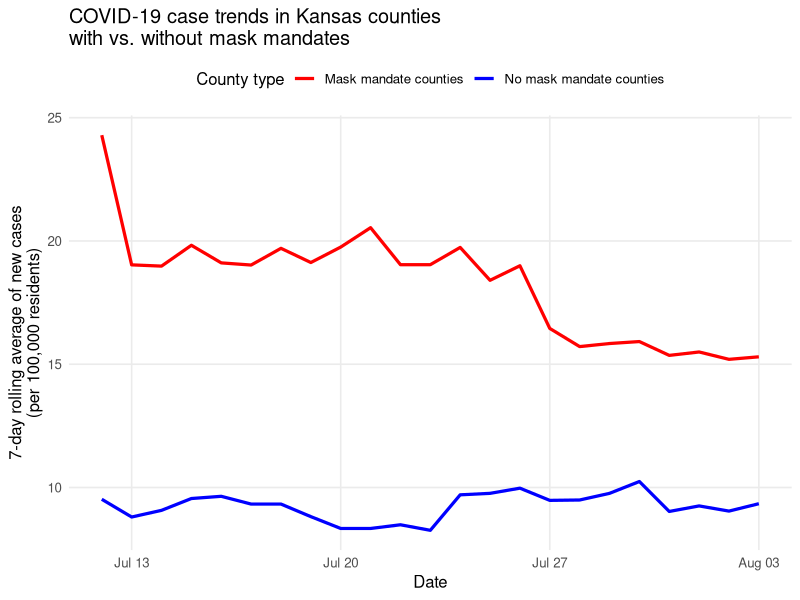
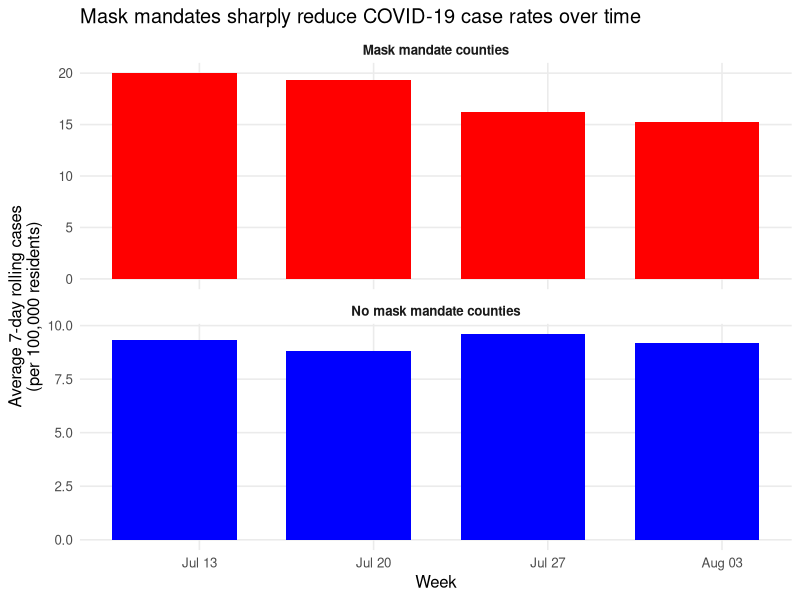

R code for these plots, in order:
## ---- chunk 1
library(tidyverse) 
## ---- chunk 2
library(readr)
df <- read_csv("kansas_grouped_rolling_avg.csv")
View(df)
## ---- chunk 3
df %>% 
  mutate(mask_group = if_else(mask_mandate == "Mask",
                              "Mask mandate counties",
                              "No mask mandate counties")) %>% 
  ggplot(aes(x = date,
             y = rolling_avg,
             color = mask_group,
             group = mask_group)) +
  geom_line(size = 1.1) +
  scale_color_manual(values = c("Mask mandate counties" = "red",
                                "No mask mandate counties" = "blue"),
                     name = "County type") +
  labs(
    x = "Date",
    y = "7-day rolling average of new cases\n(per 100,000 residents)",
    title = "COVID-19 case trends in Kansas counties\nwith vs. without mask mandates",
  ) +
  theme_minimal(base_size = 12) +
  theme(
    legend.position = "top",
    panel.grid.minor = element_blank()
  )

## ---- chunk 4
df %>% 
  mutate(
    week = lubridate::floor_date(date, unit = "week"),
    mask_group = if_else(mask_mandate == "Mask",
                         "Mask mandate counties",
                         "No mask mandate counties")
  ) %>% 
  group_by(week, mask_group) %>% 
  summarize(mean_cases = mean(rolling_avg), .groups = "drop") %>% 
  ggplot(aes(x = week,
             y = mean_cases,
             fill = mask_group)) +
  geom_col(width = 5) +
  facet_wrap(~ mask_group, ncol = 1, scales = "free_y") +
  labs(
    x = "Week",
    y = "Average 7-day rolling cases\n(per 100,000 residents)",
    title = "Mask mandates sharply reduce COVID-19 case rates over time",
  ) +
  scale_fill_manual(values = c("Mask mandate counties" = "red",
                               "No mask mandate counties" = "blue"),
                    guide = "none") +
  theme_minimal(base_size = 12) +
  theme(
    strip.text = element_text(face = "bold"),
    panel.grid.minor = element_blank()
  )
